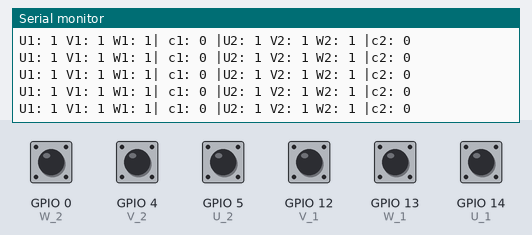
A sketch run on a simulated ESP8266 (NodeMCU). On the bench: the last lines printed to the serial monitor. Inputs (shaded band) come from the test bench; at power-on: GPIO 0 (W_2), GPIO 4 (V_2), GPIO 5 (U_2), GPIO 12 (V_1), GPIO 13 (W_1), GPIO 14 (U_1) HIGH. WiFi joins after 1.5 s; servers stay silent unless stated.

Above: at 2.8 s.
2.9 s: GPIO 0 (W_2) pulled LOW for 0.15 s
At 2.92 s:
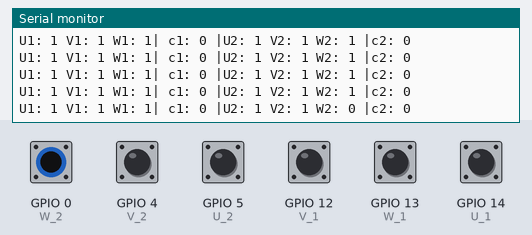
4.5 s: GPIO 4 (V_2) pulled LOW for 0.15 s
At 4.52 s:
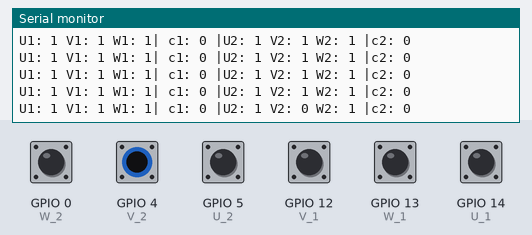
6.1 s: GPIO 5 (U_2) pulled LOW for 0.15 s
At 6.13 s:
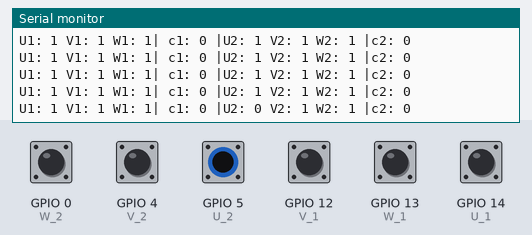
7.7 s: GPIO 12 (V_1) pulled LOW for 0.15 s
At 7.74 s:
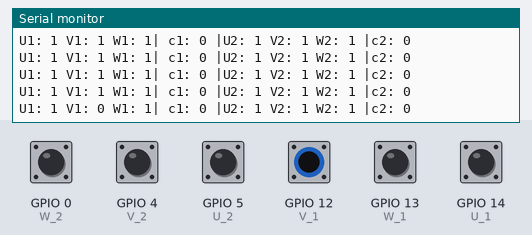
9.3 s: GPIO 13 (W_1) pulled LOW for 0.15 s
At 9.35 s:
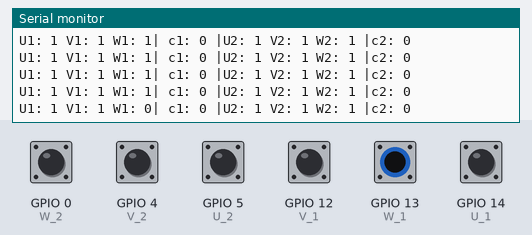
10.9 s: GPIO 14 (U_1) pulled LOW for 0.15 s
At 10.95 s:
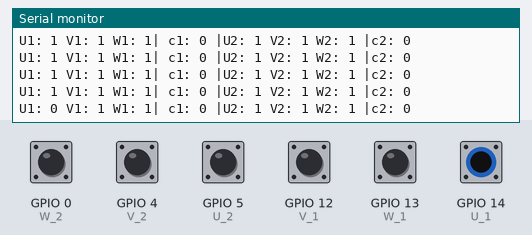

The sketch:

feedback_send.ino
```cpp
#include <ESP8266WiFi.h>
#include <ESP8266WebServer.h>

const char* ssid = "hey";
const char* password = "159357123";

ESP8266WebServer server(8080);  // Use port 8080 instead of 80

#define U_1 14  // GPIO14 = D5  (Green cable)
#define V_1 12  // GPIO12 = D6 (Yellow cable)
#define W_1 13  // GPIO13 = D7  (Blue cable)

#define U_2 5   // GPIO5  = D1  (Green cable)
#define V_2 4   // GPIO4  = D2 (Yellow cable)
#define W_2 0   // GPIO0  = D3  (Blue cable)

// Function prototypes
void IRAM_ATTR hallInterrupt1();
void IRAM_ATTR hallInterrupt2();

volatile byte lastcode_1 = 0, newcode_1 = 0;
volatile byte lastcode_2 = 0, newcode_2 = 0;
volatile int c_1 = 0;
volatile int c_2 = 0;

byte lastInc[] = {0, 5, 3, 1, 6, 4, 2};  // Forward rotation
byte lastDec[] = {0, 3, 6, 2, 5, 1, 4};  // Backward rotation

void setup() {
  Serial.begin(115200);
  delay(100);

  WiFi.begin(ssid, password);
  while (WiFi.status() != WL_CONNECTED) {
    delay(500);
    Serial.print(".");
  }
  Serial.println("\nWiFi connected");
  Serial.print("IP Address: ");
  Serial.println(WiFi.localIP());

  server.on("/", []() {
    String message = "";
    message += "U1: " + String(digitalRead(U_1));
    message += " V1: " + String(digitalRead(V_1));
    message += " W1: " + String(digitalRead(W_1));
    message += " | c1: " + String(c_1);
    message += " | U2: " + String(digitalRead(U_2));
    message += " V2: " + String(digitalRead(V_2));
    message += " W2: " + String(digitalRead(W_2));
    message += " | c2: " + String(c_2);
    server.send(200, "text/plain", message);
  });

  server.begin();

  // Setup wheel 1 pins
  pinMode(U_1, INPUT_PULLUP);
  pinMode(V_1, INPUT_PULLUP);
  pinMode(W_1, INPUT_PULLUP);

  // Setup wheel 2 pins
  pinMode(U_2, INPUT_PULLUP);
  pinMode(V_2, INPUT_PULLUP);
  pinMode(W_2, INPUT_PULLUP);

  // Attach interrupts for wheel 1
  attachInterrupt(digitalPinToInterrupt(U_1), hallInterrupt1, CHANGE);
  attachInterrupt(digitalPinToInterrupt(V_1), hallInterrupt1, CHANGE);
  attachInterrupt(digitalPinToInterrupt(W_1), hallInterrupt1, CHANGE);

  // Attach interrupts for wheel 2
  attachInterrupt(digitalPinToInterrupt(U_2), hallInterrupt2, CHANGE);
  attachInterrupt(digitalPinToInterrupt(V_2), hallInterrupt2, CHANGE);
  attachInterrupt(digitalPinToInterrupt(W_2), hallInterrupt2, CHANGE);

  lastcode_1 = readHallState(U_1, V_1, W_1);
  lastcode_2 = readHallState(U_2, V_2, W_2);
}

void loop() {
  server.handleClient();

  Serial.print("U1: "); Serial.print(digitalRead(U_1));
  Serial.print(" V1: "); Serial.print(digitalRead(V_1));
  Serial.print(" W1: "); Serial.print(digitalRead(W_1));
  Serial.print("| c1: "); Serial.print(c_1);

  Serial.print(" |U2: "); Serial.print(digitalRead(U_2));
  Serial.print(" V2: "); Serial.print(digitalRead(V_2));
  Serial.print(" W2: "); Serial.print(digitalRead(W_2));
  Serial.print(" |c2: "); Serial.println(c_2);

  delay(100);
}

byte readHallState(int U_pin, int V_pin, int W_pin) {
  return digitalRead(U_pin) | (digitalRead(V_pin) << 1) | (digitalRead(W_pin) << 2);
}

void IRAM_ATTR hallInterrupt1() {
  newcode_1 = readHallState(U_1, V_1, W_1);
  if (lastcode_1 == lastInc[newcode_1]) {
    c_1--;
    lastcode_1 = newcode_1;
  } else if (lastcode_1 == lastDec[newcode_1]) {
    c_1++;
    lastcode_1 = newcode_1;
  }
}

void IRAM_ATTR hallInterrupt2() {
  newcode_2 = readHallState(U_2, V_2, W_2);
  if (lastcode_2 == lastInc[newcode_2]) {
    c_2--;
    lastcode_2 = newcode_2;
  } else if (lastcode_2 == lastDec[newcode_2]) {
    c_2++;
    lastcode_2 = newcode_2;
  }
}
```

joy_outer.ino
```cpp

```

Measured:
- after the input at 2.9 s, the serial monitor: prints a new line at once (image 1)
- after the input at 4.5 s, the serial monitor: prints a new line at once (image 2)
- after the input at 6.1 s, the serial monitor: prints a new line at once (image 3)
- after the input at 7.7 s, the serial monitor: prints a new line at once (image 4)
- after the input at 9.3 s, the serial monitor: prints a new line at once (image 5)
- after the input at 10.9 s, the serial monitor: prints a new line after 0.05 s (image 6)
